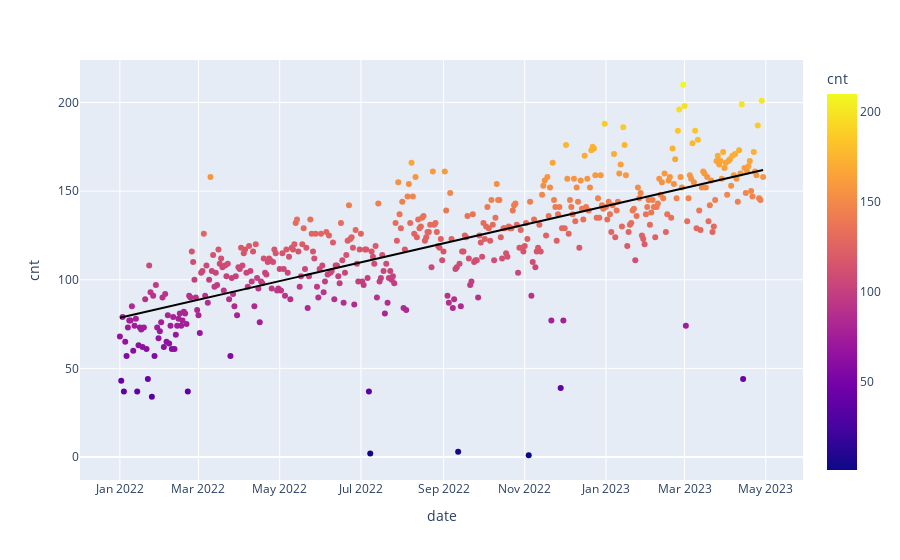

The cell this chart's notebook holds for it:
### Code cell
fig = px.scatter(cnt, x="date", y="cnt", color='cnt', trendline="ols", trendline_color_override="black")
fig.show()

### Figure 1 — Plotly figure (JSON) as saved in the notebook; plotly's stock layout.template omitted (floating-point values rounded to 4 significant figures; data arrays with more than 128 entries replaced by an {"elided": "..."} marker saying what was removed)
{"data": [{"hovertemplate": "date=%{x}<br>cnt=%{marker.color}<extra></extra>", "legendgroup": "", "marker": {"color": {"elided": "484 int values"}, "coloraxis": "coloraxis", "symbol": "circle"}, "mode": "markers", "name": "", "orientation": "v", "showlegend": false, "type": "scatter", "x": {"elided": "484 str values"}, "xaxis": "x", "y": {"elided": "484 int values"}, "yaxis": "y"}, {"hovertemplate": "<b>OLS trendline</b><br>cnt = 1.99813e-06 * date + -3200.38<br>R<sup>2</sup>=0.547452<br><br>date=%{x}<br>cnt=%{y} <b>(trend)</b><extra></extra>", "legendgroup": "", "line": {"color": "black"}, "marker": {"symbol": "circle"}, "mode": "lines", "name": "", "showlegend": false, "type": "scatter", "x": {"elided": "484 str values"}, "xaxis": "x", "y": {"elided": "484 float values"}, "yaxis": "y"}], "layout": {"coloraxis": {"colorbar": {"title": {"text": "cnt"}}, "colorscale": [[0, "#0d0887"], [0.1111, "#46039f"], [0.2222, "#7201a8"], [0.3333, "#9c179e"], [0.4444, "#bd3786"], [0.5556, "#d8576b"], [0.6667, "#ed7953"], [0.7778, "#fb9f3a"], [0.8889, "#fdca26"], [1, "#f0f921"]]}, "legend": {"tracegroupgap": 0}, "margin": {"t": 60}, "xaxis": {"anchor": "y", "domain": [0, 1], "title": {"text": "date"}}, "yaxis": {"anchor": "x", "domain": [0, 1], "title": {"text": "cnt"}}}}
